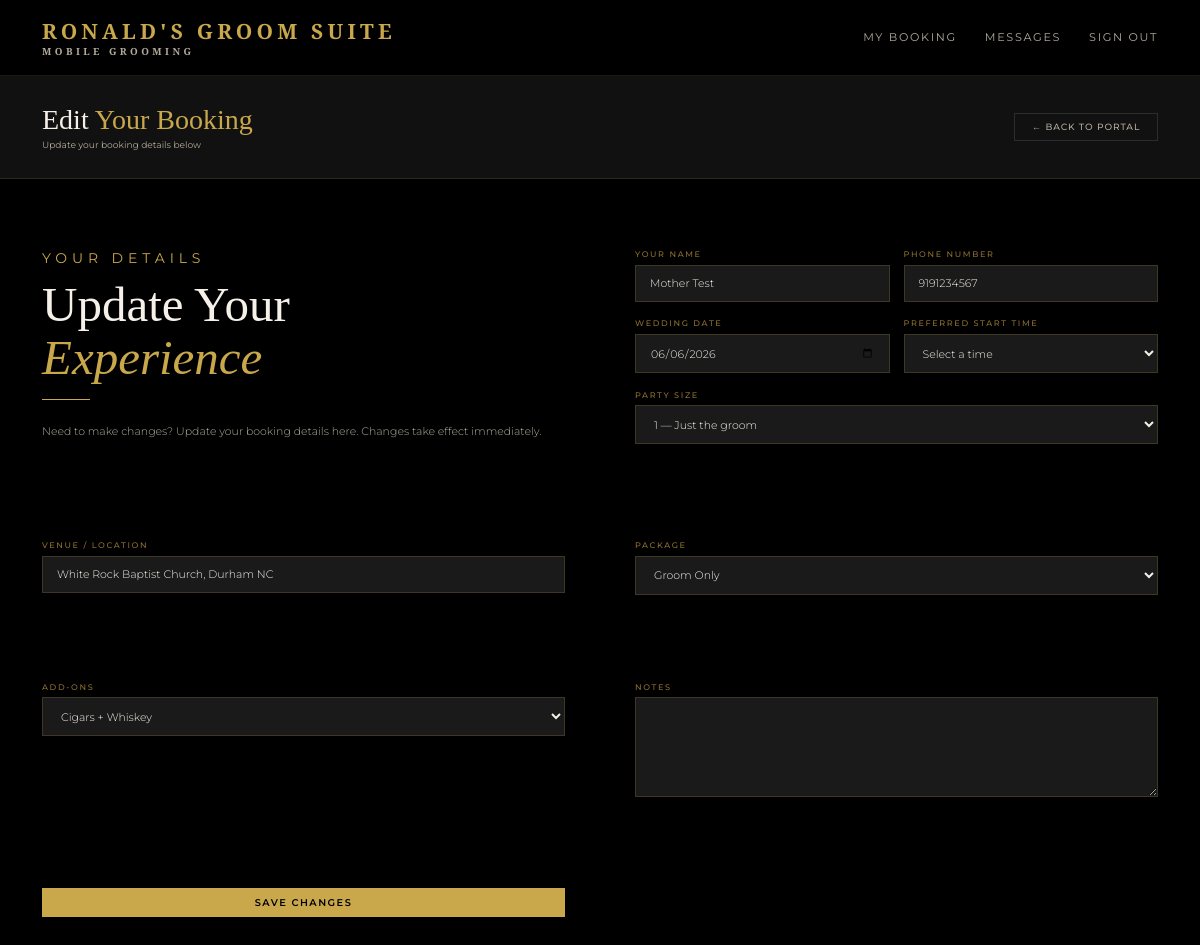
Page /portal/edit (signed in) on the committed database.
### models.py (models this page shows)
class User(UserMixin, db.Model):
    id = db.Column(db.Integer, primary_key=True)
    name = db.Column(db.String(100), nullable=False)
    email = db.Column(db.String(120), unique=True, nullable=False)
    password = db.Column(db.String(200), nullable=False)
    role = db.Column(db.String(20), default='client')
    phone = db.Column(db.String(20))
    password_changed = db.Column(db.Boolean, default=False)
    bookings = db.relationship('Booking', backref='client', lazy=True)

class Booking(db.Model):
    id = db.Column(db.Integer, primary_key=True)
    wedding_date = db.Column(db.String(50), nullable=False)
    venue = db.Column(db.String(200), nullable=False)
    start_time = db.Column(db.String(20))
    party_size = db.Column(db.Integer, default=1)
    package = db.Column(db.String(100))
    addons = db.Column(db.String(200))
    notes = db.Column(db.Text)
    status = db.Column(db.String(20), default='pending')
    created_at = db.Column(db.DateTime, default=datetime.utcnow)
    user_id = db.Column(db.Integer, db.ForeignKey('user.id'), nullable=False)
    party_members = db.relationship('PartyMember', backref='booking', lazy=True)
    messages = db.relationship('Message', backref='booking_messages', lazy=True, foreign_keys='Message.booking_id')

### routes.py (the view, shortened to what this page needs)
    @app.route('/portal/edit', methods=['GET', 'POST'])
    @login_required
    def edit_booking():
        booking = Booking.query.filter_by(user_id=current_user.id).first()
        if not booking:
            return redirect(url_for('portal'))
        return render_template('edit_booking.html', booking=booking)

### templates/edit_booking.html (shortened to what this page needs)
{% extends 'base.html' %}
{% block content %}
<div class="admin-header">
  <div>
    <h1 class="admin-title">Edit <span>Your Booking</span></h1>
    <p class="admin-meta">Update your booking details below</p>
  </div>
  <a href="{{ url_for('portal') }}" class="btn-ghost">← Back to Portal</a>
</div>
<div class="inquiry-wrapper">
  <div class="inquiry-left">
    <p class="section-eyebrow">Your Details</p>
    <h2 class="inquiry-title">Update Your<br><em>Experience</em></h2>
    <div class="gold-line-left"></div>
    <p class="inquiry-body">Need to make changes? Update your booking details here. Changes take effect immediately.</p>
  </div>
  <div class="inquiry-form">
    <form method="POST" action="{{ url_for('edit_booking') }}">
      <div class="form-row">
        <div class="form-field">
          <label>Your Name</label>
          <input type="text" name="name" value="{{ current_user.name }}" required>
        </div>
        <div class="form-field">
          <label>Phone Number</label>
          <input type="text" name="phone" value="{{ current_user.phone or '' }}">
        </div>
      </div>
      <div class="form-row">
        <div class="form-field">
          <label>Wedding Date</label>
          <input type="date" name="wedding_date" value="{{ booking.wedding_date }}" required>
        </div>
        <div class="form-field">
          <label>Preferred Start Time</label>
          <select name="start_time">
            <option value="">Select a time</option>
          </select>
        </div>
      </div>
        <div class="form-field">
          <label>Party Size</label>
          <select name="party_size" id="party_size" required>
            <option value="1" {% if booking.party_size == 1 %}selected{% endif %}>1 — Just the groom</option>
          </select>
        </div>
      </div>
      <div class="form-field">
        <label>Venue / Location</label>
        <input type="text" name="venue" value="{{ booking.venue }}" required>
      </div>
      <div class="form-field">
        <label>Package</label>
        <select name="package" id="package">
          {% if booking.party_size == 1 %}
          <option value="Groom Only" selected>Groom Only</option>
          {% else %}
          <option value="Full Squad" {% if booking.package == 'Full Squad' %}selected{% endif %}>Full Squad</option>
          {% endif %}
        </select>
      </div>
      <div class="form-field">
        <label>Add-ons</label>
        <select name="addons">
          <option value="Cigars + Whiskey" {% if booking.addons == 'Cigars + Whiskey' %}selected{% endif %}>Cigars + Whiskey</option>
        </select>
      </div>
      <div class="form-field">
        <label>Notes</label>
        <textarea name="notes">{{ booking.notes or '' }}</textarea>
      </div>
      <button type="submit" class="btn-gold">Save Changes</button>
  </div>
{% endblock %}

### static/css/style.css (style rules this page uses)
*, *::before, *::after { box-sizing: border-box; margin: 0; padding: 0; }
:root { --gold: #C9A84C; --gold-light: #E8C96A; --gold-dim: #8a6f2e; --black: #000000; --black-2: #111111; --black-3: #1A1A1A; --black-5: #2C2C2C; --white: #F5F0E8; --white-dim: #b0aa9a; --font-display: 'Cormorant Garamond', serif; --font-body: 'Montserrat', sans-serif; }
html { font-size: 14px; }
body { font-family: var(--font-body); background: var(--black); color: var(--white); min-height: 100vh; }
.btn-gold { display: inline-block; width: auto; padding: 0.65rem 1.5rem; background: var(--gold); color: var(--black); font-family: var(--font-body); font-size: 0.7rem; font-weight: 600; letter-spacing: 0.15em; text-transform: uppercase; border: none; cursor: pointer; transition: background 0.2s; text-decoration: none; text-align: center; }
.btn-ghost { display: inline-block; padding: 0.55rem 1.2rem; background: transparent; color: var(--white-dim); font-family: var(--font-body); font-size: 0.65rem; font-weight: 500; letter-spacing: 0.1em; text-transform: uppercase; border: 1px solid var(--black-5); cursor: pointer; transition: all 0.2s; text-decoration: none; }
.gold-line-left { width: 48px; height: 1px; background: var(--gold); margin: 1rem 0 1.5rem; }
.form-field { margin-bottom: 1.2rem; text-align: left; }
.form-field label { display: block; font-size: 0.58rem; letter-spacing: 0.2em; text-transform: uppercase; color: var(--gold-dim); margin-bottom: 0.4rem; font-weight: 500; }
.form-field input, .form-field select, .form-field textarea { width: 100%; background: var(--black-3); border: 1px solid rgba(201,168,76,0.2); color: var(--white); font-family: var(--font-body); font-size: 0.78rem; font-weight: 300; padding: 0.75rem 1rem; outline: none; transition: border-color 0.2s; }
.form-field textarea { resize: vertical; min-height: 100px; }
.form-field select option { background: var(--black-3); }
.form-row { display: grid; grid-template-columns: 1fr 1fr; gap: 1rem; }
.section-eyebrow { font-size: 1rem; letter-spacing: 0.35em; text-transform: uppercase; color: var(--gold); margin-bottom: 0.75rem; }
.admin-header { padding: 2rem 3rem; background: var(--black-2); border-bottom: 1px solid rgba(201,168,76,0.15); display: flex; align-items: center; justify-content: space-between; }
.admin-title { font-family: var(--font-display); font-size: 2rem; font-weight: 300; }
.admin-title span { color: var(--gold); }
.admin-meta { font-size: 0.65rem; color: var(--white-dim); margin-top: 0.25rem; }
.inquiry-wrapper { display: grid; grid-template-columns: 1fr 1fr; gap: 5rem; padding: 5rem 3rem; align-items: start; }
.inquiry-title { font-family: var(--font-display); font-size: 3.5rem; font-weight: 300; line-height: 1.1; margin-bottom: 1rem; }
.inquiry-title em { font-style: italic; color: var(--gold); }
.inquiry-body { font-size: 0.78rem; color: var(--white-dim); line-height: 1.9; font-weight: 300; margin-bottom: 2rem; }

### rows in the picture
User: name "Mother Test", phone "9191234567"
Booking: wedding_date "06/06/2026", party_size "1 — Just the groom", venue "White Rock Baptist Church, Durham NC", package "Groom Only", addons "Cigars + Whiskey"
